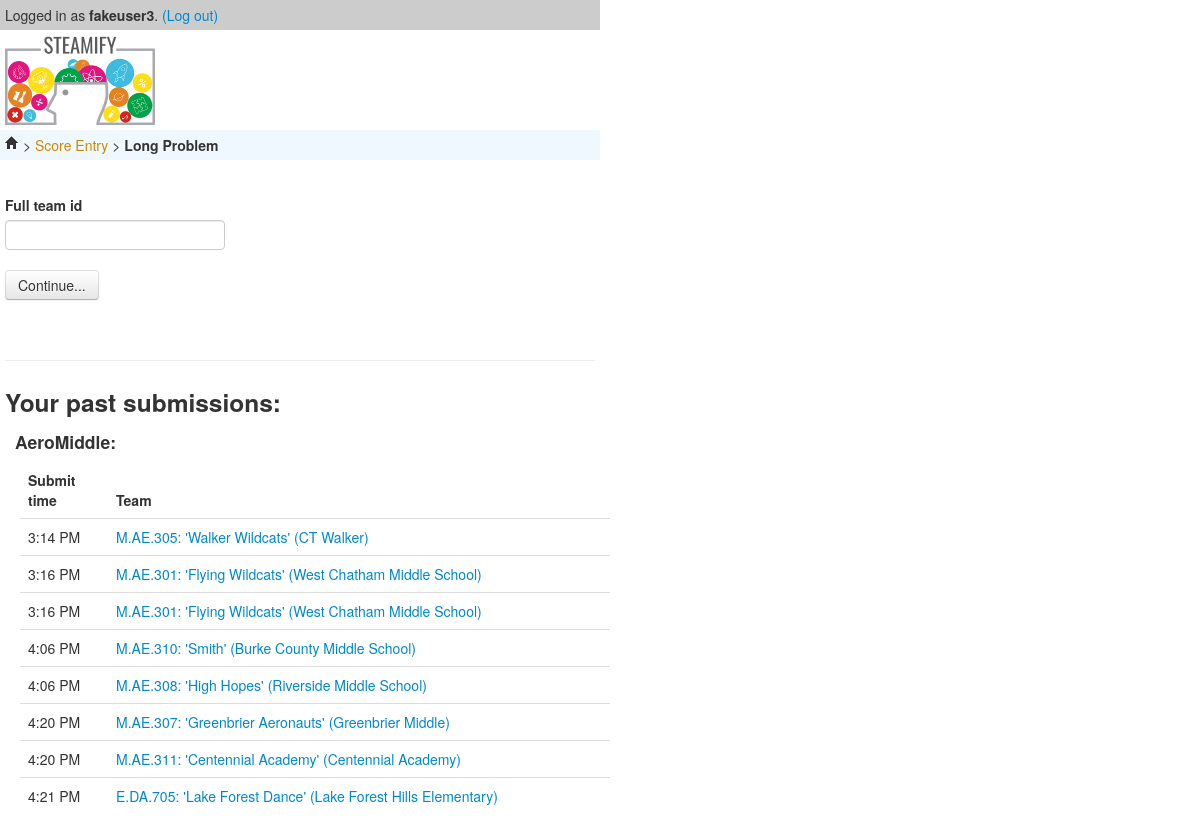
The page /steamify/entry/long/ (signed in) on the database its author committed.
### steamify/models.py (models this page shows, shortened)
class Shared(models.Model):
    TLA = "Shared_class_which_only_has_TLA_to_avoid_exceptions"
    spontOrLong = "long"  # override this in spont
    judge = models.ForeignKey(
        User,
        on_delete=models.PROTECT,
        )
    team = models.ForeignKey(
        Team,
        on_delete=models.PROTECT,
        )
    created_at = models.DateTimeField()
    modified_at = models.DateTimeField(null=True)
    def get_absolute_url(self):
        from .utils.misc import makeEditLink  # avoid circular import
        return makeEditLink(self.TLA, {
            'spontOrLong': self.spontOrLong,
            'full_team_id': self.team.dotted_id,
            'pk': self.pk})

class AeroMiddle(Shared):
    TLA = "M.AE"
    presentation = standardSteamifyField("""
        The machine may be slightly damaged upon landing.
        The machine launches as one complete unit.
        The design includes aesthetic improvements, however some may be distracting or random.
        Most students have an explicit part in either the launching or explanation of the design process; however, one or two may function as support.
        """)
    design_notebook = standardSteamifyField("""
        Relevant research from more than 3 different reputable resources is included and documented in the design notebook in “Resources” section.
        Design notebook quality is at standard (Table of contents is inaccurate, page numbers are mostly correct, titles and dates are somewhat clear, entries and figures are clear).
		""")
    fulfillment_of_problem = standardSteamifyField("""
        The execution of the launching and the design of the rocket fulfill all but 1 challenge requirement.
        The flight time is in the middle third of all teams.
		""",
        verbose_name="Fulfillment of Problem")
    engineering_statement = standardSteamifyField("""
        Written statement submitted at the time of performance.
        Statement is neat and has 1-3 spelling/grammatical/punctuation errors.
        Statement links standards to key elements and outcome, but may be unclear in one or two places.
		""")

class Shared(models.Model):
    TLA = "Shared_class_which_only_has_TLA_to_avoid_exceptions"
    spontOrLong = "long"  # override this in spont
    judge = models.ForeignKey(
        User,
        on_delete=models.PROTECT,
        )
    team = models.ForeignKey(
        Team,
        on_delete=models.PROTECT,
        )
    created_at = models.DateTimeField()
    modified_at = models.DateTimeField(null=True)
    def get_absolute_url(self):
        from .utils.misc import makeEditLink  # avoid circular import
        return makeEditLink(self.TLA, {
            'spontOrLong': self.spontOrLong,
            'full_team_id': self.team.dotted_id,
            'pk': self.pk})

class Team(models.Model):
    dotted_id = models.CharField(max_length=20, primary_key=True)
    name = models.CharField(max_length=300)
    school_name = models.CharField(max_length=300)
    def __str__(self):
        return "{}: '{}' ({})".format(self.dotted_id, self.name, self.school_name)

### steamify/views.py (the view, shortened to what this page needs)
# urls.py: path('entry/<spontOrLong>/', PickTeamIdView.as_view(), name="pickteamname"),
class PickTeamIdView(LoginRequiredMixin, FormView):
    template_name = 'steamify/pickteamname.html'
    form_class = PickTeamIdForm
    def get_context_data(self, **kwargs):
        context = super().get_context_data(**kwargs)
        dotted_ids = list(Team.objects.values_list('dotted_id', flat=True).order_by('dotted_id'))   # pylint: disable=no-member
        context['sorted_team_ids'] = json.dumps(dotted_ids)
        context['past_submissions'] = getPastSubmissionsInAllCompets(self.request.user, self.kwargs['spontOrLong'])
        return context

### steamify/forms.py (shortened to what this page needs)
class PickTeamIdForm(forms.Form):
    full_team_id = forms.CharField()

### steamify/utils/misc.py (called while the page is built)
def makeEditLink(tla, revkwargs):
    if tla == "FAKE_TLA_FOR_SPONT":
        partial = "spont"
    else:
        partial = tla
    editname = 'steamify:{}-edit'.format(partial)
    return reverse(editname, kwargs=revkwargs)

### steamify/views.py (called while the page is built)
def getPastSubmissionsInAllCompets(judgeInstance, spontOrLong):
    def _one(compet):
        competData = list(compet.objects.filter(judge=judgeInstance))
        return compet.__name__, competData
    def _all():
        if spontOrLong == "spont":
            return dict([_one(Spont)])
        else:
            return dict(map(_one, ALL_EXCEPT_SPONT))
    resu = _all()
    if not any(resu.values()):
        return None
    else:
        return resu

### steamify/templates/steamify/pickteamname.html (shortened to what this page needs)
{% extends "steamify/base.html" %}
{% load static %}
{% load crispy_forms_tags %}
{% block content %}
    <p class="steamify-breadcrumb">
        <a href="{% url 'steamify:steamifyhome' %}"><i class="icon-home"></i> </a>
        &gt;
        <a href="{% url 'steamify:entryhome' %}">Score Entry</a>
        &gt;
        <b>
            {% if view.kwargs.spontOrLong == "spont" %}
                Spontaneous
            {% else %}
                Long Problem
            {% endif %}
        </b>
    </p>
    <div class="main-content">
        <br />
        <form method="post">
            {{ form|crispy }}
            <input type="submit" value="Continue..." class="btn">
        </form>
        <br />
        <hr />
        {% include "steamify/past.html" %}
    </div>
{% endblock %}

### steamify/templates/steamify/base.html (shortened to what this page needs)
{% load static %}
<!doctype html>
<html lang="en">
<head>
    <link href="{% static 'steamify/js/jquery-ui-1.12.1/jquery-ui.css' %}" rel="stylesheet">
    <link href="{% static 'steamify/css/bootstrap.css' %}" rel="stylesheet">
    <link href="{% static 'steamify/css/steamify.css' %}" rel="stylesheet">
</head>
<body>
    <div style="max-width:600px;">
        {% if user.is_authenticated %}
            <div class="steamify-login-state">
                Logged in as <b>{{ user }}</b>.
                <a href="{% url 'logout' %}">(Log out)</a>
            </div>
        {% endif %}
        <img class="steamify-logo" src="{% static "steamify/img/steamify-logo.png" %}" alt="Image: Steamify Logo">
        {% block content %}{% endblock %}
    </div>
</body>
</html>

### steamify/templates/steamify/past.html
<h3>Your past submissions:</h3>
{% if past_submissions %}
    {% for compet_name, compet_entries in past_submissions.items %}
        {% if compet_entries %}
            <div style="margin-left: 10px;"><h4>{{ compet_name }}: </h4></div>
            <table style="margin-left: 15px;" class="table">
                <thead>
                    <tr>
                        <th>Submit time</th>
                        <th>Team</th>
                    </tr>
                </thead>
                <tbody>
                    {% for centry in compet_entries %}
                        <tr>
                            <td style="padding-right:10px; width:70px;">
                                {{ centry.created_at | date:"f A" }}
                            </td>
                            <td><a href="{{ centry.get_absolute_url }}">
                                {{ centry.team }}
                            </a></td>
                        </tr>
                    {% endfor %}
                </tbody>
            </table>
        {% endif %}
    {% endfor %}
{% else %}
    <p>No submissions yet.</p>
{% endif %}

### steamify/static/steamify/css/steamify.css (style rules this page uses)
.steamify-login-state { background-color: #ccc; padding:5px; }
.steamify-breadcrumb a { color: #c80; }
.steamify-breadcrumb { background-color: aliceblue; padding: 5px; }
.steamify-logo { padding: 5px; width: 150px; }
.main-content { padding: 5px; }
.control-label { font-weight: bold; }

### rows shown on the page
AeroMiddle: compet_name "AeroMiddle", created_at "3:14 PM", team "M.AE.305: 'Walker Wildcats' (CT Walker)"
AeroMiddle: created_at "3:16 PM", team "M.AE.301: 'Flying Wildcats' (West Chatham Middle School)"
AeroMiddle: created_at "3:16 PM", team "M.AE.301: 'Flying Wildcats' (West Chatham Middle School)"
AeroMiddle: created_at "4:06 PM", team "M.AE.310: 'Smith' (Burke County Middle School)"
AeroMiddle: created_at "4:06 PM", team "M.AE.308: 'High Hopes' (Riverside Middle School)"
AeroMiddle: created_at "4:20 PM", team "M.AE.307: 'Greenbrier Aeronauts' (Greenbrier Middle)"
AeroMiddle: created_at "4:20 PM", team "M.AE.311: 'Centennial Academy' (Centennial Academy)"
AeroMiddle: created_at "4:21 PM", team "E.DA.705: 'Lake Forest Dance' (Lake Forest Hills Elementary)"

### other values the page prints
{{ user }} "fakeuser3"
